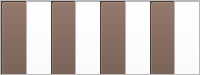
      <widget class="QFrame" name="w3">
       <property name="minimumSize">
        <size>
         <width>0</width>
         <height>75</height>
        </size>
       </property>
       <property name="maximumSize">
        <size>
         <width>16777215</width>
         <height>75</height>
        </size>
       </property>
       <property name="styleSheet">
        <string notr="true">border-width:0px;</string>
       </property>
       <property name="frameShape">
        <enum>QFrame::StyledPanel</enum>
       </property>
       <property name="frameShadow">
        <enum>QFrame::Raised</enum>
       </property>
       <layout class="QHBoxLayout" name="horizontalLayout_22">
        <property name="spacing">
         <number>0</number>
        </property>
        <property name="leftMargin">
         <number>0</number>
        </property>
        <property name="topMargin">
         <number>0</number>
        </property>
        <property name="rightMargin">
         <number>0</number>
        </property>
        <property name="bottomMargin">
         <number>0</number>
        </property>
        <item>
         <widget class="QFrame" name="f30">
          <property name="styleSheet">
           <string notr="true">
background-color: rgb(108, 82, 70);</string>
          </property>
          <property name="frameShape">
           <enum>QFrame::StyledPanel</enum>
          </property>
          <property name="frameShadow">
           <enum>QFrame::Raised</enum>
          </property>
          <widget class="QPushButton" name="p30">
           <property name="geometry">
            <rect>
             <x>0</x>
             <y>0</y>
             <width>75</width>
             <height>75</height>
            </rect>
           </property>
           <property name="minimumSize">
            <size>
             <width>75</width>
             <height>75</height>
            </size>
           </property>
           <property name="contextMenuPolicy">
            <enum>Qt::NoContextMenu</enum>
           </property>
           <property name="text">
            <string/>
           </property>
           <property name="checkable">
            <bool>false</bool>
           </property>
           <property name="autoExclusive">
            <bool>true</bool>
           </property>
          </widget>
         </widget>
        </item>
        <item>
         <widget class="QFrame" name="f31">
          <property name="styleSheet">
           <string notr="true">background-color: rgb(255, 255, 255);</string>
          </property>
          <property name="frameShape">
           <enum>QFrame::StyledPanel</enum>
          </property>
          <property name="frameShadow">
           <enum>QFrame::Raised</enum>
          </property>
          <widget class="QPushButton" name="p31">
           <property name="geometry">
            <rect>
             <x>0</x>
             <y>0</y>
             <width>75</width>
             <height>75</height>
            </rect>
           </property>
           <property name="minimumSize">
            <size>
             <width>75</width>
             <height>75</height>
            </size>
           </property>
           <property name="contextMenuPolicy">
            <enum>Qt::NoContextMenu</enum>
           </property>
           <property name="text">
            <string/>
           </property>
           <property name="checkable">
            <bool>false</bool>
           </property>
           <property name="autoExclusive">
            <bool>true</bool>
           </property>
          </widget>
         </widget>
        </item>
        <item>
         <widget class="QFrame" name="f32">
          <property name="styleSheet">
           <string notr="true">
background-color: rgb(108, 82, 70);</string>
          </property>
          <property name="frameShape">
           <enum>QFrame::StyledPanel</enum>
          </property>
          <property name="frameShadow">
           <enum>QFrame::Raised</enum>
          </property>
          <widget class="QPushButton" name="p32">
           <property name="geometry">
            <rect>
             <x>0</x>
             <y>0</y>
             <width>75</width>
             <height>75</height>
            </rect>
           </property>
           <property name="minimumSize">
            <size>
             <width>75</width>
             <height>75</height>
            </size>
           </property>
           <property name="contextMenuPolicy">
            <enum>Qt::NoContextMenu</enum>
           </property>
           <property name="text">
            <string/>
           </property>
           <property name="checkable">
            <bool>false</bool>
           </property>
           <property name="autoExclusive">
            <bool>true</bool>
           </property>
          </widget>
         </widget>
        </item>
        <item>
         <widget class="QFrame" name="f33">
          <property name="styleSheet">
           <string notr="true">background-color: rgb(255, 255, 255);</string>
          </property>
          <property name="frameShape">
           <enum>QFrame::StyledPanel</enum>
          </property>
          <property name="frameShadow">
           <enum>QFrame::Raised</enum>
          </property>
          <widget class="QPushButton" name="p33">
           <property name="geometry">
            <rect>
             <x>0</x>
             <y>0</y>
             <width>75</width>
             <height>75</height>
            </rect>
           </property>
           <property name="minimumSize">
            <size>
             <width>75</width>
             <height>75</height>
            </size>
           </property>
           <property name="contextMenuPolicy">
            <enum>Qt::NoContextMenu</enum>
           </property>
           <property name="text">
            <string/>
           </property>
           <property name="checkable">
            <bool>false</bool>
           </property>
           <property name="autoExclusive">
            <bool>true</bool>
           </property>
          </widget>
         </widget>
        </item>
        <item>
         <widget class="QFrame" name="f34">
          <property name="styleSheet">
           <string notr="true">
background-color: rgb(108, 82, 70);</string>
          </property>
          <property name="frameShape">
           <enum>QFrame::StyledPanel</enum>
          </property>
          <property name="frameShadow">
           <enum>QFrame::Raised</enum>
          </property>
          <widget class="QPushButton" name="p34">
           <property name="geometry">
            <rect>
             <x>0</x>
             <y>0</y>
             <width>75</width>
             <height>75</height>
            </rect>
           </property>
           <property name="minimumSize">
            <size>
             <width>75</width>
             <height>75</height>
            </size>
           </property>
           <property name="contextMenuPolicy">
            <enum>Qt::NoContextMenu</enum>
           </property>
           <property name="text">
            <string/>
           </property>
           <property name="checkable">
            <bool>false</bool>
           </property>
           <property name="autoExclusive">
            <bool>true</bool>
           </property>
          </widget>
         </widget>
        </item>
        <item>
         <widget class="QFrame" name="f35">
          <property name="styleSheet">
           <string notr="true">background-color: rgb(255, 255, 255);</string>
          </property>
          <property name="frameShape">
           <enum>QFrame::StyledPanel</enum>
          </property>
          <property name="frameShadow">
           <enum>QFrame::Raised</enum>
          </property>
          <widget class="QPushButton" name="p35">
           <property name="geometry">
            <rect>
             <x>0</x>
             <y>0</y>
             <width>75</width>
             <height>75</height>
            </rect>
           </property>
           <property name="minimumSize">
            <size>
             <width>75</width>
             <height>75</height>
            </size>
           </property>
           <property name="contextMenuPolicy">
            <enum>Qt::NoContextMenu</enum>
           </property>
           <property name="text">
            <string/>
           </property>
           <property name="checkable">
            <bool>false</bool>
           </property>
           <property name="autoExclusive">
            <bool>true</bool>
           </property>
          </widget>
         </widget>
        </item>
        <item>
         <widget class="QFrame" name="f36">
          <property name="styleSheet">
           <string notr="true">
background-color: rgb(108, 82, 70);</string>
          </property>
          <property name="frameShape">
           <enum>QFrame::StyledPanel</enum>
          </property>
          <property name="frameShadow">
           <enum>QFrame::Raised</enum>
          </property>
          <widget class="QPushButton" name="p36">
           <property name="geometry">
            <rect>
             <x>0</x>
             <y>0</y>
             <width>75</width>
             <height>75</height>
            </rect>
           </property>
           <property name="minimumSize">
            <size>
             <width>75</width>
             <height>75</height>
            </size>
           </property>
           <property name="contextMenuPolicy">
            <enum>Qt::NoContextMenu</enum>
           </property>
           <property name="text">
            <string/>
           </property>
           <property name="checkable">
            <bool>false</bool>
           </property>
           <property name="autoExclusive">
            <bool>true</bool>
           </property>
          </widget>
         </widget>
        </item>
        <item>
         <widget class="QFrame" name="f37">
          <property name="styleSheet">
           <string notr="true">background-color: rgb(255, 255, 255);</string>
          </property>
          <property name="frameShape">
           <enum>QFrame::StyledPanel</enum>
          </property>
          <property name="frameShadow">
           <enum>QFrame::Raised</enum>
          </property>
          <widget class="QPushButton" name="p37">
           <property name="geometry">
            <rect>
             <x>0</x>
             <y>0</y>
             <width>75</width>
             <height>75</height>
            </rect>
           </property>
           <property name="minimumSize">
            <size>
             <width>75</width>
             <height>75</height>
            </size>
           </property>
           <property name="contextMenuPolicy">
            <enum>Qt::NoContextMenu</enum>
           </property>
           <property name="text">
            <string/>
           </property>
           <property name="checkable">
            <bool>false</bool>
           </property>
           <property name="autoExclusive">
            <bool>true</bool>
           </property>
          </widget>
         </widget>
        </item>
       </layout>
      </widget>
